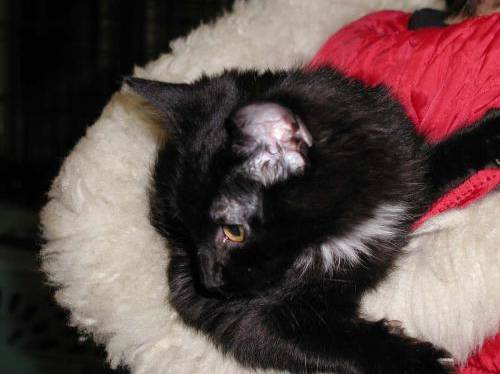
//> input picture dataset/test/10337.jpg, 500 x 374 px, given in place of cat.0.jpg, which was not available
$ ./test   (built with g++ and OpenCV 4)
//> lines starting //> are read from the running program, lines starting //| are printed output that depends on the picture; pictures that were not available may be replaced by others from this repository, and a replacement may not be noted
#include <iostream>
#include <opencv2/opencv.hpp>
#include <opencv2/core/core.hpp>
#include <opencv2/highgui/highgui.hpp>
#include <opencv2/imgproc/imgproc.hpp>
using namespace std;
using namespace cv;

const string train_set_path = "/Users/ningkanglin/Documents/code/practice/deep_learning/logical/dataset/train";
const string prefix         = ".jpg";
const string cat_font       = "cat.";
const string dog_font       = "dog.";

vector<int> w(4096, 0);
vector<int> b(4096, 0);

void through_transet(){
    /**
     * throught the cat image
    */
    for(int i = 0; i < 12500; i++){
        string filename = train_set_path + "/" + cat_font + to_string(i) + prefix;
        Mat srcimg = imread(filename);
//> srcimg is the input picture: 374 rows x 500 cols, CV_8UC3; mean B, G, R 71.2, 72.7, 93.5
        if(srcimg.empty()){
            cerr << "picture is empty" << endl;
            exit(-1);
        }
        Mat tempimg;
        Mat dstimg;
        resize(srcimg, tempimg, Size(64,64));
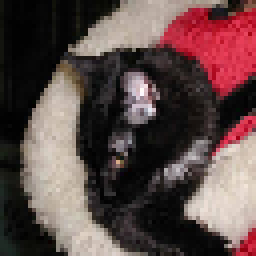
//> tempimg: 64 rows x 64 cols, CV_8UC3 (shown 4 times larger); mean B, G, R 71.1, 72.6, 93.4
        cvtColor(tempimg, dstimg, COLOR_BGR2GRAY);
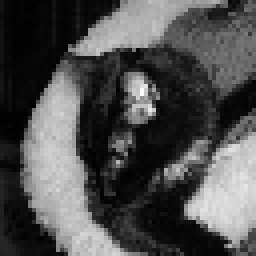
//> dstimg: 64 rows x 64 cols, CV_8UC1 (shown 4 times larger); min 1, max 251, mean 78.6
        imwrite(filename, dstimg);
        if(0 == i % 100){
            cout << "now is throught the cat picture " << i << endl;
        }
    }
//> pass 2 of the loop in through_transet, `for(int i = 0; i < 12500; i++)`:
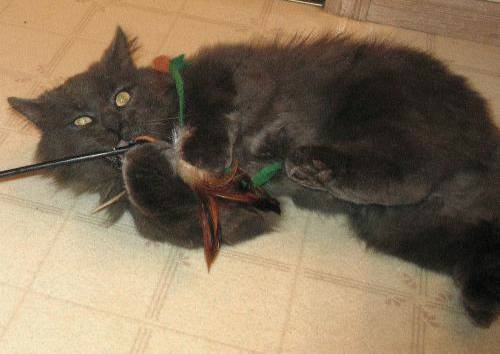
//> input picture dataset/test/10338.jpg, 500 x 354 px, given in place of cat.1.jpg, which was not available
//> in through_transet, srcimg is the input picture: 354 rows x 500 cols, CV_8UC3; mean B, G, R 90.1, 113.6, 131.7
//> in through_transet, `resize(srcimg, tempimg, Size(64,64));`:
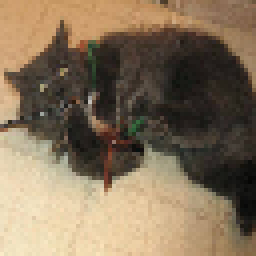
//> tempimg: 64 rows x 64 cols, CV_8UC3 (shown 4 times larger); mean B, G, R 89.9, 113.4, 131.6
//> in through_transet, `cvtColor(tempimg, dstimg, COLOR_BGR2GRAY);`:
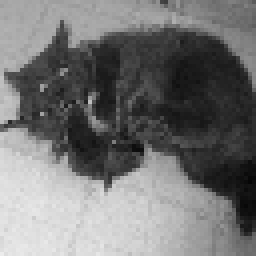
//> dstimg: 64 rows x 64 cols, CV_8UC1 (shown 4 times larger); min 6, max 236, mean 116.2
    /**
     * through the dog image
    */
   for(int i = 0; i < 12500; i++){
       string filename = train_set_path + "/" + dog_font + to_string(i) + prefix;
       Mat srcimg = imread(filename);
       if(srcimg.empty()){
           cerr << "picture is empty" << endl;
           exit(-1);
       }
       Mat tempimg;
       Mat dstimg;
       resize(srcimg, tempimg, Size(64,64));
       cvtColor(tempimg, dstimg, COLOR_BGR2GRAY);
       imwrite(filename, dstimg);
       if(0 == i % 100){
           cout << "now is throught the dog picture" << i << endl;
       }
   }
}


int main(int argc, char* argv[]){
    cout << "start to through the train set" << endl;
    through_transet();
//> (the program exits here)
